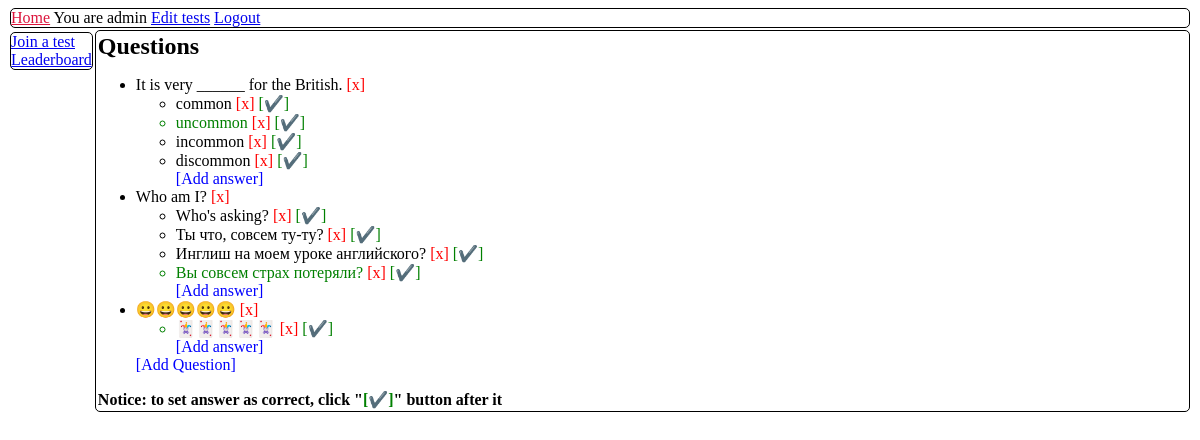
The page /admin/test/2 (signed in) on the database as committed earlier.
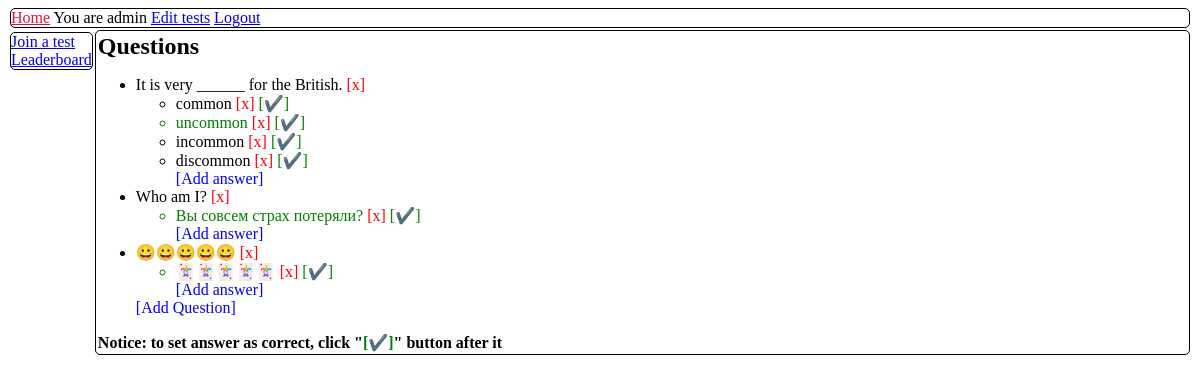
The same page on the database as committed later.
### orm.py (models this page shows)
class BaseModel(Model):
    class Meta:
        database = db

class Question(BaseModel):
    number = IntegerField()
    content = TextField()
    correct_answer = IntegerField()
    test = ForeignKeyField(Test, backref="questions")

class Answer(BaseModel):
    number = IntegerField()
    content = TextField()
    question = ForeignKeyField(Question, backref="answers")

### app.py (the view)
    def wrapper(*args, **kwargs):
        if 'user' in session:
            if session['user'] in users:
                return func(*args, **kwargs)
        return redirect(url_for("page_access_denied"))

### app.py (called while the page is built)
@app.before_request
def before_request():
    db.connect()

@app.after_request
def after_request(response):
    db.close()
    return response

def is_restricted(func, users=None):
    if users is None:
        users = ['admin']
    def wrapper(*args, **kwargs):
        if 'user' in session:
            if session['user'] in users:
                return func(*args, **kwargs)
        return redirect(url_for("page_access_denied"))
    wrapper.__name__ = func.__name__
    return wrapper

@app.route('/admin/test/<int:ident>')
@is_restricted
def page_admin_edit_test(ident):
    questions = Test.get_by_id(ident).questions
    return render_template("p_admin_test_edit.html", model=questions, id=ident)

### templates/p_admin_test_edit.html (shortened to what this page needs)
{% extends "t_base.html" %}
{% block content %}
    <h2 class="no_margin">Questions</h2>
    <div class="left">
        <ul>
            {% for i in model %}
                <li>
                    <span class="id"> {{ i.number }} : </span>{{ i.content }}
                    <span class="remove_question text_button" style="color: red;">[x]</span>
                    <ul>
                        {% for j in i.answers %}
                            <li {% if i.correct_answer == j.number %} style="color:green;" {% endif %}>
                                <span class="id"> {{ j.number }} : </span>{{ j.content }}
                                <span class="remove_answer text_button" style="color: red;">[x]</span>
                                <span class="correct_answer text_button" style="color: green;">[✔️]</span>
                            </li>
                        {% endfor %}
                        <li style="list-style-type: none"><span class="add_answer text_button" style="color: blue">[Add answer]</span></li>
                    </ul>
                </li>
            {% endfor %}
            <li style="list-style-type: none"><span class="text_button" id="add_question" style="color: blue">[Add Question]</span></li>
        </ul>
    </div>
    <h4 class="no_margin">Notice: to set answer as correct, click "<span style="color: green">[✔️]</span>" button after it</h4>
{% endblock %}

Rows that differ between the two databases and show on the page:
removed Answer: content "Who's asking?", shown under Question "Who am I?"
removed Answer: content "Ты что, совсем ту-ту?", shown under Question "Who am I?"
removed Answer: content "Инглиш на моем уроке английского?", shown under Question "Who am I?"
